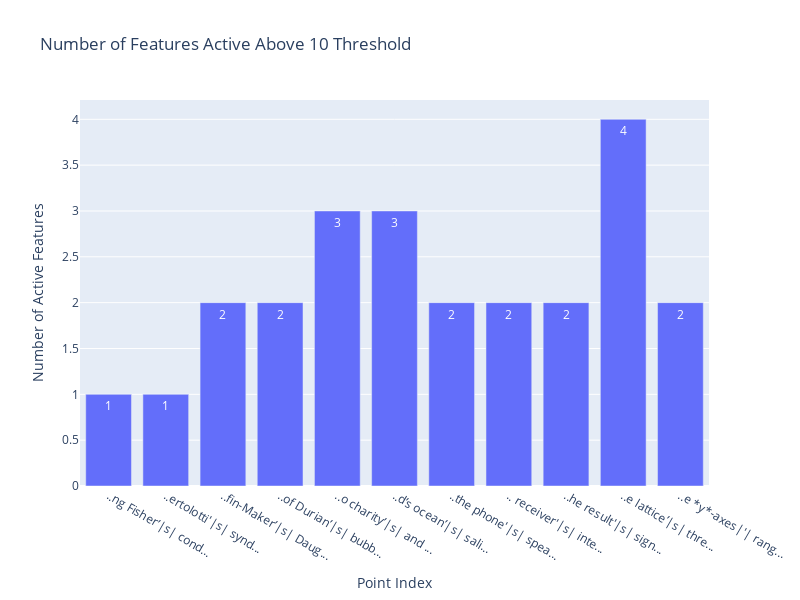

The notebook cell this image was saved under:
### Code cell
plot_feature_activation_counts(
    results,
    fs_splitting_nodes,
    interesting_point_ids_name_to_thing,
    pca_df,
    save_figs=True,
    pca_path=pca_path,
    activation_threshold=10,
)

### Figure 1 — Plotly figure (JSON) as saved in the notebook; plotly's stock layout.template omitted (floating-point values rounded to 4 significant figures)
{"data": [{"hovertemplate": "Point %{x}<br>Active Features: %{y}<br><extra></extra>", "text": ["1", "1", "2", "2", "3", "3", "2", "2", "2", "4", "2"], "textposition": "auto", "type": "bar", "x": [0, 1, 2, 3, 4, 5, 6, 7, 8, 9, 10], "y": [1, 1, 2, 2, 3, 3, 2, 2, 2, 4, 2]}], "layout": {"height": 600, "showlegend": false, "title": {"text": "Number of Features Active Above 10 Threshold"}, "width": 800, "xaxis": {"tickmode": "array", "ticktext": ["..ng Fisher’|s| cond...", "..ertolotti'|s| synd...", "..fin-Maker’|s| Daug...", "..of Durian’|s| bubb...", "..o charity’|s| and ...", "..d’s ocean’|s| sali...", "..the\nphone'|s| spea...", ".. receiver'|s| inte...", "..he result'|s| sign...", "..e lattice’|s| thre...", "..e *y*-axes|'| rang..."], "tickvals": [0, 1, 2, 3, 4, 5, 6, 7, 8, 9, 10], "title": {"text": "Point Index"}}, "yaxis": {"title": {"text": "Number of Active Features"}}}}
